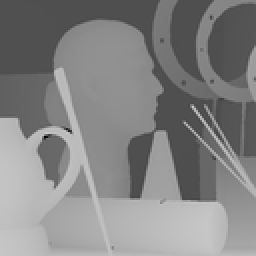
%> input picture code/data/Art512.png, 128 x 128 px, shrunk from 512 x 512 before the run (shown 2 times larger)
$ octave demo_inpaint.m   (GNU Octave 9; MATLAB toolbox functions it lacks are replaced by stand-ins)
%> lines starting %> are read from the running program, lines starting %| are printed output that depends on the picture
### code/PlugPlayADMM_inpaint.m
function out = PlugPlayADMM_inpaint(y,mask,lambda,method,opts)
%%%%%%%%%%%%%%%%%%%%%%%%%%%%%%%%%%%%%%%%%
% out = PlugPlayADMM_inpaint(y,mask,lambda,method,opts)
%
%inversion step: x=argmin_x(||Ax-y||^2+rho/2||x-(v-u)||^2)
%denoising step: v=Denoise(x+u)
%      update u: u=u+(x-v)
%
%Input:           y    -  the observed gray scale image
%                 h    -  blur kernel
%              lambda  -  regularization parameter
%              method  -  denoiser, e.g., 'BM3D'
%       opts.rho       -  internal parameter of ADMM {1}
%       opts.gamma     -  parameter for updating rho {1}
%       opts.maxitr    -  maximum number of iterations for ADMM {20}
%       opts.tol       -  tolerance level for residual {1e-4}
%       ** default values of opts are given in {}.
%
%Output:          out  -  recovered gray scale image
%
%Xiran Wang and Stanley Chan
%Copyright 2016
%Purdue University, West Lafayette, In, USA.
%
%%%%%%%%%%%%%%%%%%%%%%%%%%%%%%%%%%%%%%%%%
% Check inputs
if nargin<4
    error('not enough input, try again \n');
elseif nargin==4
    opts = [];
end

% Check defaults
if ~isfield(opts,'rho')
    opts.rho = 1;
end
if ~isfield(opts,'max_itr')
    opts.max_itr = 20;
end
if ~isfield(opts,'tol')
    opts.tol = 1e-4;
end
if ~isfield(opts,'gamma')
    opts.gamma=1;
end
if ~isfield(opts,'print')
    opts.print = false;
end


% set parameters
max_itr   = opts.max_itr;
tol       = opts.tol;
gamma     = opts.gamma;
rho       = opts.rho;


%initialize variables
dim      = size(y);
N        = dim(1)*dim(2);
Sty      = y.*mask;
v        = shepard_initialize(y, mask, 10);
x        = v;
u        = zeros(dim);
residual = inf;

%set function handle for denoiser
switch method
    case 'BM3D'
        denoise=@wrapper_BM3D;
    case 'TV'
        denoise=@wrapper_TV;
    case 'NLM'
        denoise=@wrapper_NLM;
    case 'RF'
        denoise=@wrapper_RF;
    case 'cnn'
        denoise=@wrapper_cnn;
    otherwise
        error('unknown denoiser \n');
end

%main loop
if opts.print==true
    fprintf('Plug-and-Play ADMM --- Inpainting \n');
    fprintf('Denoiser = %s \n\n', method);
    fprintf('itr \t ||x-xold|| \t ||v-vold|| \t ||u-uold|| \n');
end

itr = 1;
while(residual>tol&&itr<=max_itr)
    %store x, v, u from previous iteration for psnr residual calculation
    x_old=x;
    v_old=v;
    u_old=u;

    %inversion step
    xtilde = v-u;
    rhs    = Sty+rho*xtilde;
    x      = rhs./(mask+rho);

    %denoising step
    vtilde = x+u;
    vtilde = proj(vtilde);
    sigma  = sqrt(lambda/rho);
    v      = denoise(vtilde,sigma);

    %update langrangian multiplier
    u      = u + (x-v);

    %update rho
    rho=rho*gamma;

    %calculate residual
    residualx = (1/sqrt(N))*(sqrt(sum(sum((x-x_old).^2))));
    residualv = (1/sqrt(N))*(sqrt(sum(sum((v-v_old).^2))));
    residualu = (1/sqrt(N))*(sqrt(sum(sum((u-u_old).^2))));

    residual = residualx + residualv + residualu;

    if opts.print==true
        fprintf('%3g \t %3.5e \t %3.5e \t %3.5e \n', itr, residualx, residualv, residualu);
    end

    itr=itr+1;
end
out=x;
end

### code/utilities/shepard_initialize.m
% This function initializes a gray-level image with Shepard's 2D interpolation.
% Author: Suhas Sreehari, Purdue University

function x = shepard_initialize(image, measurement_mask, window, p)

%% Initializations

if nargin == 1
    if strcmp(class(image), 'uint8') == 1
        bit_depth = 8;
    elseif strcmp(class(image), 'uint16') == 1
        bit_depth = 16;
    elseif strcmp(class(image), 'uint32') == 1
        bit_depth = 32;
    end
    max_value = (2^bit_depth)-1;
    measurement_mask = uint16(image*max_value)/(max_value-1);
    window = 5;
    p = 2;
elseif nargin == 2
    window = 5;
    p = 2;
elseif nargin == 3
    p = 2;
end

wing = floor(window/2); % Length of each "wing" of the window.

[h, w] = size(image);

x = image; % ML initialization

%% Interpolation


for i = 1:h
    i_lower_limit = -min(wing, i-1);
    i_upper_limit = min(wing, h-i);
    for j = 1:w
       if measurement_mask(i, j) == 0 % checking if there's a need to interpolate
           j_lower_limit = -min(wing, j-1);
           j_upper_limit = min(wing, w-j);
           count = 0; % keeps track of how many measured pixels are withing the neighborhood
           sum_IPD = 0;
           interpolated_value = 0;

           for neighborhood_i = i+i_lower_limit:i+i_upper_limit
               for neighborhood_j = j+j_lower_limit:j+j_upper_limit
                  if measurement_mask(neighborhood_i, neighborhood_j) == 1
                      count = count + 1;
                      % IPD: "inverse pth-power distance".
                      IPD(count) = double(1/((neighborhood_i - i)^p + (neighborhood_j - j)^p));
                      sum_IPD = double(sum_IPD + IPD(count));
                      pixel(count) = image(neighborhood_i, neighborhood_j);
                  end
               end
           end

           for c = 1:count
               weight = IPD(c)/sum_IPD;
               interpolated_value = double(interpolated_value + weight*pixel(c));
           end
           x(i, j) = interpolated_value;
       end
    end
end

%% Plotting the images

 figure(1)

 subplot(1, 2, 1)
 imagesc(image);axis image;colormap(gray);
 title('Original image');

 subplot(1, 2, 2)
 imagesc(x);axis image;colormap(gray);
 title('Shepard-interpolated image');

end

### code/utilities/proj.m
function out = proj(x,bound)
% x     = input vector
% bound = 2x1 vector
%
% Example: out = proj_bound(x, [1,3]);
% projects a vector x onto the interval [1,3]
% by setting x(x>3) = 3, and x(x<1) = 1
%
% 2016-07-24 Stanley Chan

if ~exist('bound', 'var')
    bound = [0,1];
end
out = min(max(x,bound(1)),bound(2));

### code/wrapper_cnn.m
function out = wrapper_cnn(in,sigma)
%%%%%%%%%%%%%%%%%%%%%%%%%%%%%%%%%%%%%%%%%%%%%%%%%%%%%%%%%%%%
% out = wrapper_cnn(in,sigma)
% performs deep neural network denoising
%
% Diyu Yang
%%%%%%%%%%%%%%%%%%%%%%%%%%%%%%%%%%%%%%%%%%%%%%%%%%%%%%%%%%%%

net = denoisingNetwork('DnCNN');
out = denoiseImage(in, net);

end

### code/demo_inpaint.m
%%%%%%%%%%%%%%%%%%%%%%%%%%%%%%%%%%%%%%%%%%%%%%%%%%%%%%%%%%%%
% Demo of Plug-and-Play ADMM for image inpainting
%
% S. H. Chan, X. Wang, and O. A. Elgendy
% "Plug-and-Play ADMM for image restoration: Fixed point convergence
% and applications", IEEE Transactions on Computational Imaging, 2016.
%
% ArXiv: https://arxiv.org/abs/1605.01710
%
% Xiran Wang and Stanley Chan
% Copyright 2016
% Purdue University, West Lafayette, In, USA.
%%%%%%%%%%%%%%%%%%%%%%%%%%%%%%%%%%%%%%%%%%%%%%%%%%%%%%%%%%%%
clear all
close all
clc

addpath(genpath('./utilities/'));

%add path to denoisers
addpath(genpath('/Users/dyangsteven/Plug_n_play/denoisers/BM3D/'));
addpath(genpath('/Users/dyangsteven/Plug_n_play/denoisers/TV/'));
addpath(genpath('/Users/dyangsteven/Plug_n_play/denoisers/NLM/'));
addpath(genpath('/Users/dyangsteven/Plug_n_play/denoisers/RF/'));
%addpath(genpath('/Users/dyangsteven/Plug_n_play/CNN_code/'));
%read test image
z = im2double(imread('./data/Art512.png'));
%> z: size 128x128 double; min 0, max 0.792, mean 0.518


%reset random number generator
rng(0)

%initialize a mask for sampling
mask = rand(size(z))>=0.8;

%set noies level
noise_level = 10/255;
z_mask = z.*mask;
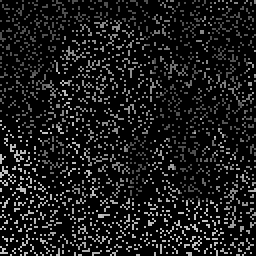
%> z_mask: size 128x128 double (shown 2 times larger); min 0, max 0.792, mean 0.104
%calcualte the observed image
y = z_mask + noise_level*randn(size(z));
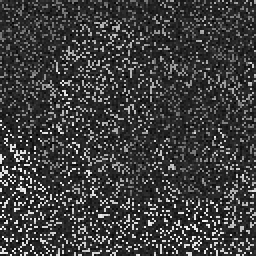
%> y: size 128x128 double (shown 2 times larger); min -0.143, max 0.864, mean 0.103; drawn with min black and max white
%
%parameters
method = 'cnn';
switch method
    case 'RF'
        lambda = 0.0003;
    case 'NLM'
        lambda = 0.002;
    case 'BM3D'
        lambda = 0.001;
    case 'TV'
        lambda = 0.01;
    case 'cnn'
        lambda = 0.01;
end

%optional parameters
opts.rho     = 1;
opts.gamma   = 1;
opts.max_itr = 5;
opts.print   = true;

%main routine
tic
out = PlugPlayADMM_inpaint(y,mask,lambda,method,opts);
%> in PlugPlayADMM_inpaint, `Sty      = y.*mask;`:
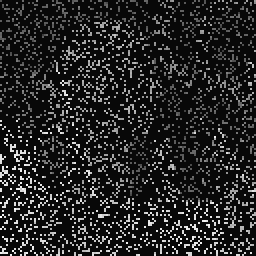
%> Sty: size 128x128 double (shown 2 times larger); min -0.0306, max 0.864, mean 0.104; drawn with min black and max white
%> after the loop in shepard_initialize, `for i = 1:h`:
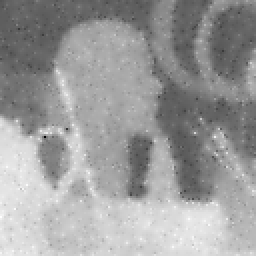
%> x: size 128x128 double (shown 2 times larger); min -0.0306, max 0.864, mean 0.517; drawn with min black and max white
%> after the loop in shepard_initialize, `for i = 1:h`: IPD = 39 values, max 1 at index 16, min 0.02 at index 39, mean 0.204; count = 7; interpolated_value = 0.696; j_lower_limit = -5; j_upper_limit = 0; pixel = 39 values, max 0.819 at index 38, min 0.564 at index 3, mean 0.72; sum_IPD = 0.447
%> the loop in PlugPlayADMM_inpaint, `while(residual>tol&&itr<=max_itr)` made 1 pass
%> pass 1, in PlugPlayADMM_inpaint, `rhs    = Sty+rho*xtilde;`:
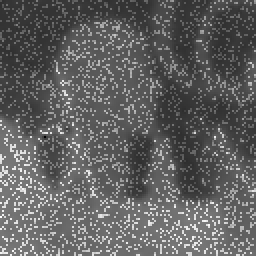
%> rhs: size 128x128 double (shown 2 times larger); min -0.0613, max 1.73, mean 0.621; drawn with min black and max white
%> pass 1, in proj, `out = min(max(x,bound(1)),bound(2));`:
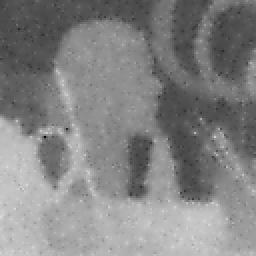
%> out: size 128x128 double (shown 2 times larger); min 0, max 0.864, mean 0.517
%> the run ends on the next line
